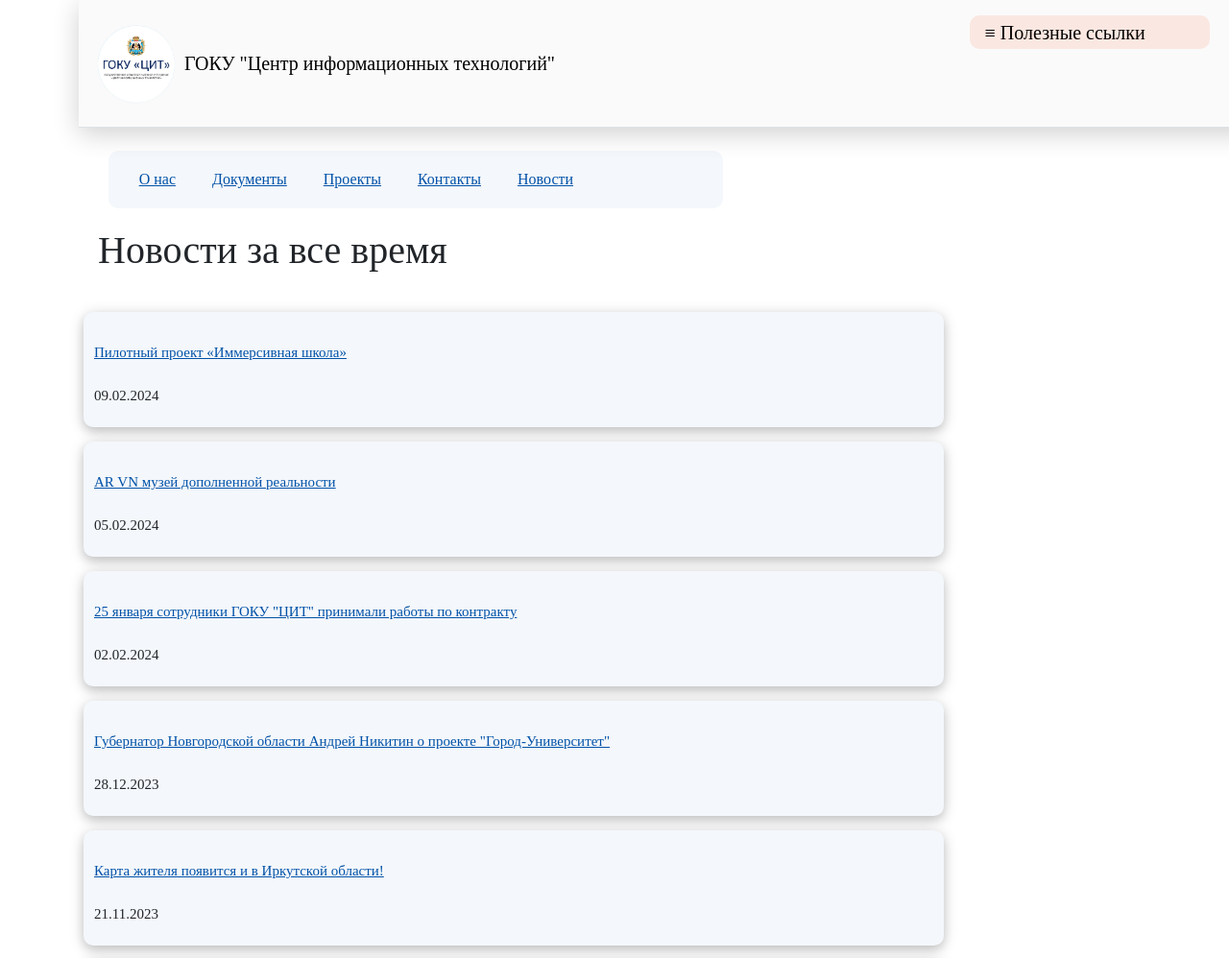
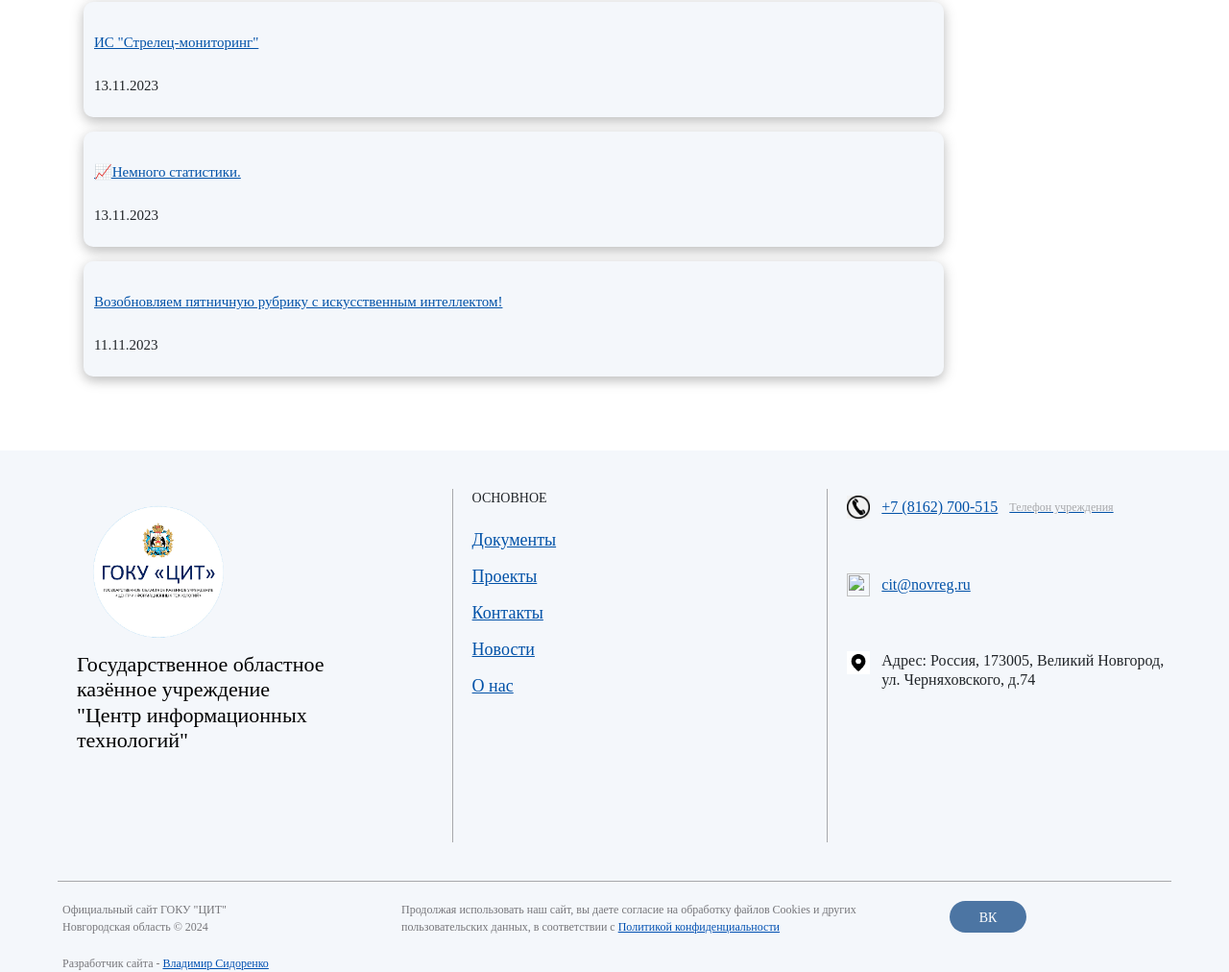
The page /medianews on the database its author committed (2 pictures, top to bottom).
### app.py (models this page shows)
class Site(db.Model):
    id = db.Column(db.Integer, primary_key= True)
    intro = db.Column(db.String(300), nullable= False)
    title = db.Column(db.String(300), nullable= False)
    text = db.Column(db.Text, nullable= False)
    img = db.Column(db.Text, unique=True , nullable= False)
    name = db.Column(db.Text, unique=True , nullable= False)
    mimetype = db.Column(db.Text, nullable= False)
    timepost = db.Column(db.Text, nullable= False)

### app.py (the view)
@app.route ("/medianews")
def laws():
    posts = Site.query.order_by(Site.id.desc()).all()
    return render_template("medianews.html", posts=posts)

### templates/medianews.html (shortened to what this page needs)
{% extends 'base.html' %}
{% block content %}
<h1> Новости за все время </h1>
    {% for el in posts%}
<div class="medianews" href="/posts/{{el.id}}" style=" margin-top: 15px; margin-left: 5px;"> <div class="imag"> <a href="/posts/{{el.id}}"></a></div>
    <div class="textmedianews">
    <a href="/posts/{{el.id}}">{{el.intro}}</a> <br>
        <br><span>{{el.timepost}}</span> </div>
</div>
    {%endfor%}
{%endblock%}

### rows shown on the page
Site: intro "Пилотный проект «Иммерсивная школа»", timepost "09.02.2024"
Site: intro "AR VN музей дополненной реальности", timepost "05.02.2024"
Site: intro "25 января сотрудники ГОКУ \"ЦИТ\" принимали работы по контракту", timepost "02.02.2024"
Site: intro "Губернатор Новгородской области Андрей Никитин о проекте \"Город-Университет\"", timepost "28.12.2023"
Site: intro "Карта жителя появится и в Иркутской области!", timepost "21.11.2023"
Site: intro "ИС \"Стрелец-мониторинг\"", timepost "13.11.2023"
Site: intro "📈Немного статистики.", timepost "13.11.2023"
Site: intro "Возобновляем пятничную рубрику с искусственным интеллектом!", timepost "11.11.2023"
